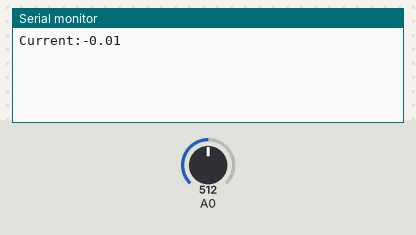
The sketch below on a simulated Arduino Uno, built with avr-gcc and run on an emulated ATmega328P. On the bench: the last lines printed to the serial monitor. The inputs (shaded band) are chosen by the test bench; at power-on: A0 = 512.

Above: at 1.2 s.
1.3 s: A0 set to 716
At 1.9 s:
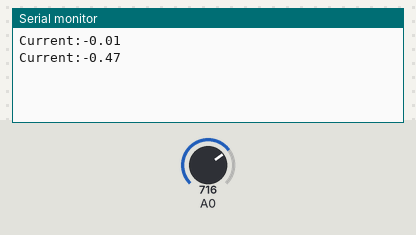
2.8 s: A0 set to 900
At 3.4 s:
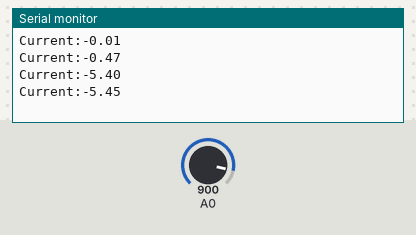
Timing chart, 0 to 5.8 s (numbered marks = the images above; inputs shaded):
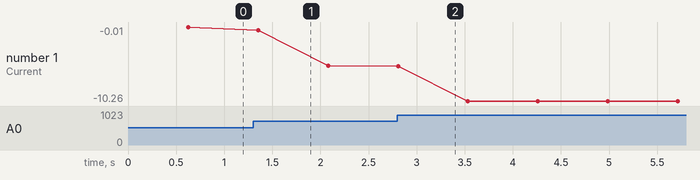

Measured:
- after the input at 1.3 s, the serial monitor: prints a new line after 0.05 s (image 1)
- after the input at 2.8 s, the serial monitor: prints a new line at once (image 2)
- plotted number 1: -0.01 → -5.4 after the input at 1.3 s, -5.4 → -10.26 after the input at 2.8 s

The sketch:

arduino_acs712.ino
```cpp
#define SENSOR_MID_POINT 2.5
#define VOLTS_PER_AMP 0.185  //0.185 => 5A  0.100 => 20A 0.066 => 30A

void setup() {
  Serial.begin(9600);
  pinMode(A0, INPUT);
}

void loop() {
  float current = (SENSOR_MID_POINT - readVoltageWithMultiSampling(A0, 200.0)) / VOLTS_PER_AMP;

  Serial.print("Current:");
  Serial.println(current);

  delay(100);  //delay between measurements
}

//reading an average analog value and then converting it to voltage from 0 to 5V
float readVoltageWithMultiSampling(uint8_t pin, float sampleSize) {
  float sensorValue = readAnalogWithMultiSampling(pin, sampleSize);
  return fmap(sensorValue, 0.0, 1023.0, 0.0, 5.0);
}

//function to read analog values from a specific pin
//an average value is calculated based on the sampleSize parameter
//3ms delay between sample reads
float readAnalogWithMultiSampling(uint8_t pin, float sampleSize) {
  float analogValue = 0.0, total = 0.0;

  for (int x = 0; x < sampleSize; x++) {
    analogValue = analogRead(pin);
    total = total + analogValue;
    delay(3);
  }
  float sensorValue = total / sampleSize;
  return sensorValue;
}

//function to map sensor value range to the voltage range
float fmap(float x, float in_min, float in_max, float out_min, float out_max) {
  return (x - in_min) * (out_max - out_min) / (in_max - in_min) + out_min;
}
```
